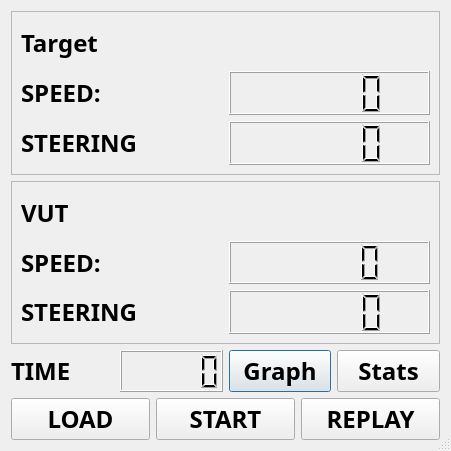
<?xml version="1.0" encoding="UTF-8"?>
<ui version="4.0">
 <class>testing</class>
 <widget class="QDialog" name="testing">
  <property name="enabled">
   <bool>true</bool>
  </property>
  <property name="geometry">
   <rect>
    <x>0</x>
    <y>0</y>
    <width>451</width>
    <height>451</height>
   </rect>
  </property>
  <property name="font">
   <font>
    <family>Arial Unicode MS</family>
    <pointsize>18</pointsize>
    <weight>75</weight>
    <bold>true</bold>
    <underline>false</underline>
   </font>
  </property>
  <property name="windowTitle">
   <string>Live Updates</string>
  </property>
  <property name="windowIcon">
   <iconset>
    <normaloff>Icons/car.png</normaloff>Icons/car.png</iconset>
  </property>
  <property name="styleSheet">
   <string notr="true">QDialog#Qdialog(
background-color: rgb(154, 153, 150);)</string>
  </property>
  <property name="sizeGripEnabled">
   <bool>true</bool>
  </property>
  <property name="modal">
   <bool>true</bool>
  </property>
  <layout class="QVBoxLayout" name="verticalLayout">
   <item>
    <widget class="QFrame" name="target">
     <property name="frameShape">
      <enum>QFrame::StyledPanel</enum>
     </property>
     <property name="frameShadow">
      <enum>QFrame::Raised</enum>
     </property>
     <layout class="QVBoxLayout" name="verticalLayout_2">
      <item>
       <widget class="QLabel" name="label_7">
        <property name="text">
         <string>Target</string>
        </property>
       </widget>
      </item>
      <item>
       <layout class="QHBoxLayout" name="horizontalLayout">
        <item>
         <widget class="QLabel" name="label">
          <property name="text">
           <string>SPEED:</string>
          </property>
         </widget>
        </item>
        <item>
         <widget class="QLCDNumber" name="t_speed_2"/>
        </item>
       </layout>
      </item>
      <item>
       <layout class="QHBoxLayout" name="horizontalLayout_2">
        <item>
         <widget class="QLabel" name="label_3">
          <property name="text">
           <string>STEERING</string>
          </property>
         </widget>
        </item>
        <item>
         <widget class="QLCDNumber" name="t_angle_2"/>
        </item>
       </layout>
      </item>
     </layout>
    </widget>
   </item>
   <item>
    <widget class="QFrame" name="vut">
     <property name="frameShape">
      <enum>QFrame::StyledPanel</enum>
     </property>
     <property name="frameShadow">
      <enum>QFrame::Raised</enum>
     </property>
     <layout class="QVBoxLayout" name="verticalLayout_3">
      <item>
       <widget class="QLabel" name="label_2">
        <property name="text">
         <string>VUT</string>
        </property>
       </widget>
      </item>
      <item>
       <layout class="QHBoxLayout" name="horizontalLayout_3">
        <item>
         <widget class="QLabel" name="label_4">
          <property name="text">
           <string>SPEED:</string>
          </property>
         </widget>
        </item>
        <item>
         <widget class="QLCDNumber" name="v_speed"/>
        </item>
       </layout>
      </item>
      <item>
       <layout class="QHBoxLayout" name="horizontalLayout_4">
        <item>
         <widget class="QLabel" name="label_5">
          <property name="text">
           <string>STEERING</string>
          </property>
         </widget>
        </item>
        <item>
         <widget class="QLCDNumber" name="v_angle"/>
        </item>
       </layout>
      </item>
     </layout>
    </widget>
   </item>
   <item>
    <layout class="QHBoxLayout" name="horizontalLayout_5">
     <item>
      <widget class="QLabel" name="label_6">
       <property name="text">
        <string>TIME</string>
       </property>
      </widget>
     </item>
     <item>
      <widget class="QLCDNumber" name="time_target"/>
     </item>
     <item>
      <widget class="QPushButton" name="stats">
       <property name="text">
        <string>Graph</string>
       </property>
      </widget>
     </item>
     <item>
      <widget class="QPushButton" name="data">
       <property name="text">
        <string>Stats</string>
       </property>
      </widget>
     </item>
    </layout>
   </item>
   <item>
    <layout class="QHBoxLayout" name="horizontalLayout_6">
     <item>
      <widget class="QPushButton" name="load_file">
       <property name="text">
        <string>LOAD</string>
       </property>
       <property name="icon">
        <iconset>
         <normaloff>Icons/load.png</normaloff>Icons/load.png</iconset>
       </property>
      </widget>
     </item>
     <item>
      <widget class="QPushButton" name="start">
       <property name="text">
        <string>START</string>
       </property>
       <property name="icon">
        <iconset>
         <normaloff>Icons/start.png</normaloff>Icons/start.png</iconset>
       </property>
      </widget>
     </item>
     <item>
      <widget class="QPushButton" name="replay">
       <property name="text">
        <string>REPLAY</string>
       </property>
      </widget>
     </item>
    </layout>
   </item>
  </layout>
 </widget>
 <resources/>
 <connections/>
</ui>
